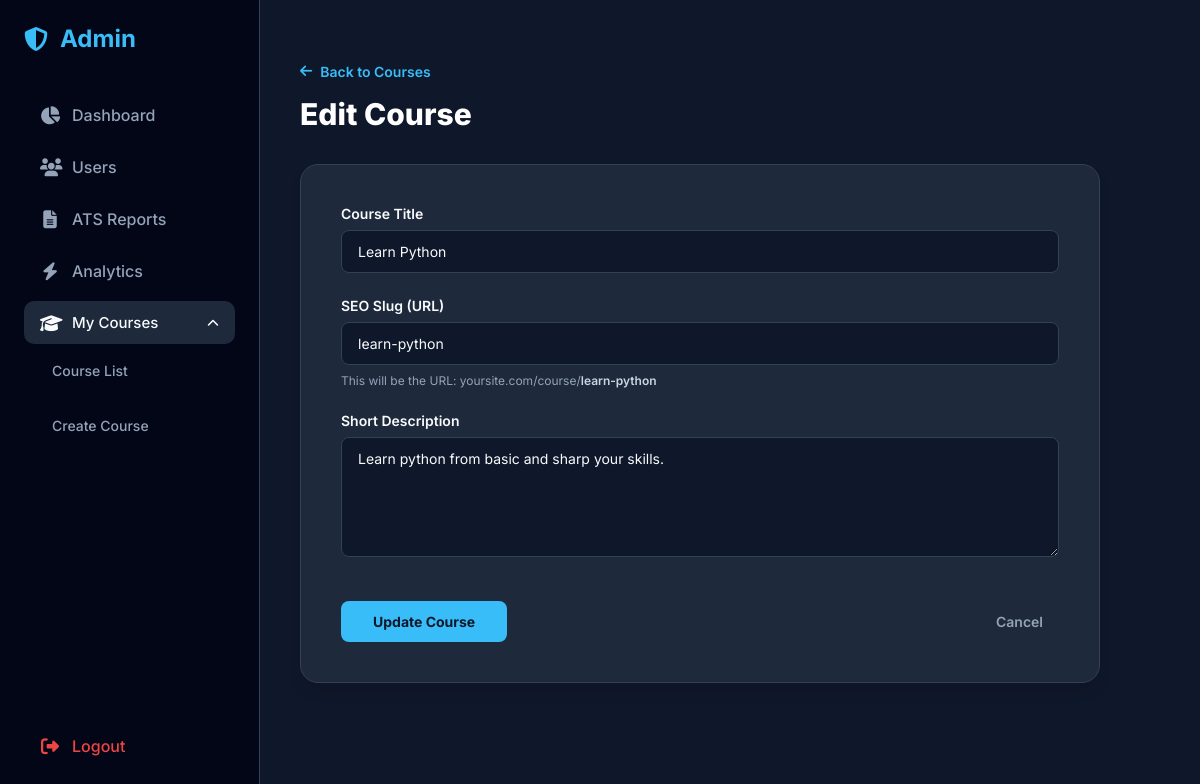
/admin/courses/edit/3 (signed in), run on the app's committed database.
### model.py (models this page shows)
class Course(db.Model):
    __tablename__ = 'courses'
    id = db.Column(db.Integer, primary_key=True)
    title = db.Column(db.String(200), nullable=False)
    slug = db.Column(db.String(200), nullable=False)
    description = db.Column(db.Text, nullable=True)

### app.py (the view, shortened to what this page needs)
@app.route('/admin/courses/edit/<int:course_id>', methods=['GET', 'POST'])
def edit_course(course_id):
    if "admin" not in session:
        return redirect(url_for("admin_login"))
    db = get_db()
    course = db.execute("SELECT * FROM courses WHERE id = ?", (course_id,)).fetchone()
    if not course:
        flash("Course not found!", "error")
        return redirect(url_for('admin_courses'))
    return render_template('create_course.html', course=course, is_edit=True)

### app.py (called while the page is built)
def get_db():
    db = getattr(g, '_database', None)
    if db is None:
        db = g._database = sqlite3.connect("database.db")
        db.row_factory = sqlite3.Row  # Allows accessing columns by name
    return db

@app.teardown_appcontext
def close_connection(exception):
    db = getattr(g, '_database', None)
    if db is not None:
        db.close()

### templates/create_course.html (shortened to what this page needs)
{% extends "admin_base.html" %}
{% block content %}
<div class="create-course-page">
    <a href="{{ url_for('admin_courses') }}" class="back-link">
        <i class="fas fa-arrow-left"></i> Back to Courses
    </a>
    <h1 class="page-title">{% if is_edit %}Edit Course{% else %}Create New Course{% endif %}</h1>
    <div class="form-card">
        <form action="{% if is_edit %}{{ url_for('edit_course', course_id=course.id) }}{% else %}{{ url_for('create_course') }}{% endif %}" method="POST">
            <div class="form-group">
                <label for="course_title" class="form-label">Course Title</label>
                <input
                    type="text"
                    id="course_title"
                    name="course_title"
                    class="form-control"
                    placeholder="e.g., PHP for Beginners"
                    value="{% if course %}{{ course.title }}{% endif %}"
                    required
                >
            </div>
            <div class="form-group">
                <label for="course_slug" class="form-label">SEO Slug (URL)</label>
                <input
                    type="text"
                    id="course_slug"
                    name="course_slug"
                    class="form-control"
                    placeholder="e.g., php-for-beginners"
                    value="{% if course %}{{ course.slug }}{% endif %}"
                    required
                >
                <span class="form-text">This will be the URL: yoursite.com/course/<span id="slug-preview">{% if course %}{{ course.slug }}{% else %}your-clean-slug{% endif %}</span></span>
            </div>
            <div class="form-group" style="margin-bottom: 0;">
                <label for="short_description" class="form-label">Short Description</label>
                <textarea
                    id="short_description"
                    name="short_description"
                    class="form-control"
                    placeholder="A brief summary of what this course covers..."
                >{% if course %}{{ course.description }}{% endif %}</textarea>
            </div>
            <div class="form-actions">
                <button type="submit" class="btn-save">{% if is_edit %}Update Course{% else %}Save Course{% endif %}</button>
                <a href="{{ url_for('admin_courses') }}" class="btn-cancel">Cancel</a>
            </div>
        </form>
    </div>
</div>
{% endblock %}

### templates/admin_base.html (style rules this page uses)
:root { --bg-main: #0f172a; --bg-side: #020617; --card-bg: #1e293b; --accent-primary: #38bdf8; --text-main: #f8fafc; --text-muted: #94a3b8; --danger: #ef4444; --success: #22c55e; --warning: #f59e0b; --border: #334155; }
* { margin: 0; padding: 0; box-sizing: border-box; font-family: 'Inter', sans-serif; }
body { display: flex; background: var(--bg-main); color: var(--text-main); min-height: 100vh; }

### templates/create_course.html (style rules this page uses)
.create-course-page { margin-top: 20px; font-family: 'Inter', system-ui, sans-serif; color: #e2e8f0; width: 100%; max-width: 800px; box-sizing: border-box; }
.create-course-page * { box-sizing: inherit; }
.back-link { display: inline-flex; align-items: center; gap: 0.5rem; color: #38bdf8; text-decoration: none; font-size: 0.875rem; font-weight: 600; margin-bottom: 1rem; transition: color 0.2s; }
.page-title { font-size: 1.875rem; font-weight: 800; color: #ffffff; margin: 0 0 2rem 0; line-height: 1.2; }
.form-card { background-color: #1e293b; border-radius: 18px; border: 1px solid #334155; padding: 2.5rem; box-shadow: 0 10px 15px -3px rgba(0, 0, 0, 0.1); }
.form-group { margin-bottom: 1.5rem; }
.form-label { display: block; color: #f8fafc; font-weight: 600; font-size: 0.875rem; margin-bottom: 0.5rem; }
.form-control { width: 100%; background-color: #0f172a; color: #f8fafc; border: 1px solid #334155; border-radius: 0.5rem; padding: 0.75rem 1rem; font-size: 0.875rem; outline: none; transition: all 0.3s ease; font-family: inherit; }
.form-control::placeholder { color: #64748b; }
textarea.form-control { resize: vertical; min-height: 120px; }
.form-text { display: block; font-size: 0.75rem; color: #94a3b8; margin-top: 0.5rem; }
.form-text span { font-weight: 600; color: #cbd5e1; }
.form-actions { display: flex; justify-content: space-between; align-items: center; margin-top: 2.5rem; }
.btn-save { background-color: #38bdf8; color: #0f172a; font-weight: 700; padding: 0.75rem 2rem; border-radius: 0.5rem; border: none; cursor: pointer; font-size: 0.875rem; transition: background-color 0.2s; }
.btn-cancel { color: #94a3b8; text-decoration: none; font-weight: 600; font-size: 0.875rem; padding: 0.75rem 1rem; border-radius: 0.5rem; transition: all 0.2s; }

### data on the page
Course: course_title "Learn Python", course_slug "learn-python", slug "learn-python", short_description "Learn python from basic and sharp your skills."
